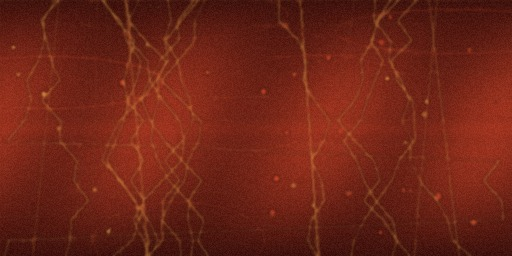
#> input picture MatrixCore Project/The Archivist Dimension/assets/orbs/apocalypse_andrews_project.jpg, 512 x 256 px
$ python build_pass04_cyber_textures.py
#> lines starting #> are read from the running program, lines starting #| are printed output that depends on the picture
#> further down, im is the input picture: PIL image 512x256 RGB; mean R, G, B 110.3, 36.4, 22.4
from __future__ import annotations

import hashlib
import math
from pathlib import Path
from PIL import Image, ImageDraw, ImageEnhance, ImageFilter

ROOT = Path(__file__).resolve().parents[1]
SRC = ROOT / 'assets' / 'orbs'
OUT = ROOT / 'assets' / 'cyber_orbs'
CYBER = ROOT / 'assets' / 'cyber'
OUT.mkdir(parents=True, exist_ok=True)
CYBER.mkdir(parents=True, exist_ok=True)


def seed_for(text: str) -> int:
    return int.from_bytes(hashlib.sha256(text.encode('utf-8')).digest()[:8], 'big')


def circuit_overlay(size: tuple[int,int], seed: int, accent=(90, 220, 240), alpha=180) -> Image.Image:
#> called with size = (512, 256), seed = 504198585319683641, accent = (124, 96, 232), alpha = 190
    w, h = size
    layer = Image.new('RGBA', size, (0,0,0,0))
#> layer: PIL image 512x256 RGBA; every value is 0
    d = ImageDraw.Draw(layer)
    # fine indexing grid
    for x in range(0, w, 32):
        d.line((x, 0, x, h), fill=(accent[0],accent[1],accent[2],28), width=1)
    for y in range(0, h, 24):
        d.line((0, y, w, y), fill=(accent[0],accent[1],accent[2],22), width=1)
    # deterministic stepped circuit traces that wrap cleanly left/right
    for i in range(18):
        y = 10 + ((seed >> (i % 40)) + i * 37) % max(12, h-20)
        x = -16
        pts=[(x,y)]
        for j in range(8):
            x += 24 + ((seed >> ((i+j)%48)) & 31)
            y += (((seed >> ((i*3+j)%52)) & 3)-1) * 12
            y = max(8,min(h-8,y))
            pts.extend([(x,y),(x+10,y)])
            x += 10
        col=(accent[0],accent[1],accent[2], 65 + (i%3)*28)
        d.line(pts, fill=col, width=2 if i%4==0 else 1)
        for px,py in pts[2::5]:
            d.ellipse((px-2,py-2,px+2,py+2), fill=(accent[0],accent[1],accent[2],alpha))
    # orbital scan bands / machine indexing marks
    for y in (int(h*.18), int(h*.50), int(h*.82)):
        d.rectangle((0,y,w,y+2), fill=(accent[0],accent[1],accent[2],70))
        for x in range((seed % 17), w, 48):
            d.rectangle((x,y-3,x+9,y+5), fill=(accent[0],accent[1],accent[2],95))
    return layer


def cyberize(img: Image.Image, key: str) -> Image.Image:
    im=img.convert('RGB').resize((512,256), Image.Resampling.LANCZOS)
    # pull the imagery into darker metallic contrast, preserving world identity
    im=ImageEnhance.Contrast(im).enhance(1.12)
    im=ImageEnhance.Color(im).enhance(0.82)
    base=im.convert('RGBA')
    seed=seed_for(key)
    palette=[(66,214,232),(124,96,232),(232,168,65),(76,224,150)]
    accent=palette[seed % len(palette)]
    overlay=circuit_overlay(base.size,seed,accent,190)
    # slight smoked-glass veil helps the circuit layer read as embedded, not pasted on.
    smoke=Image.new('RGBA',base.size,(4,8,14,42))
    out=Image.alpha_composite(base,smoke)
    out=Image.alpha_composite(out,overlay)
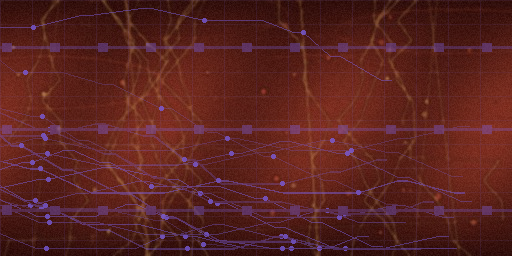
#> out: PIL image 512x256 RGBA; mean R, G, B, A 90.1, 35.4, 32.7, 255
    # narrow emission bloom baked into the authored texture only.
    glow=overlay.filter(ImageFilter.GaussianBlur(4))
    glow.putalpha(glow.getchannel('A').point(lambda a: min(90,a)))
    out=Image.alpha_composite(out,glow)
    return out.convert('RGB')

count=0
for src in sorted(SRC.glob('*.jpg')):
    with Image.open(src) as im:
        cyberize(im,src.stem).save(OUT/src.name,quality=92,optimize=True)
    count += 1

# Mind eye receives stronger concentric machine rings.
eye_src=SRC/'_archivist_mind_eye.png'
if eye_src.is_file():
    with Image.open(eye_src) as im:
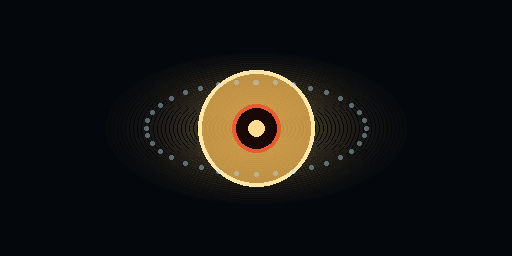
#> input picture MatrixCore Project/The Archivist Dimension/assets/orbs/_archivist_mind_eye.png, 512 x 256 px
#> im is the input picture: PIL image 512x256 RGB; mean R, G, B 22.4, 20.9, 18.9
        base=cyberize(im,'archivist_mind_eye').convert('RGBA')
#> call 2 of cyberize, with key = 'archivist_mind_eye'
#> in cyberize (call 2), `glow=overlay.filter(ImageFilter.GaussianBlur(4))`:
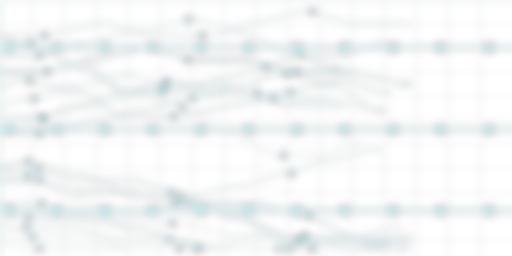
#> glow: PIL image 512x256 RGBA; mean R, G, B, A 11.8, 38.1, 41.3, 12.3; transparent parts drawn white
    d=ImageDraw.Draw(base)
    cx,cy=256,128
    for r,a in ((92,110),(70,135),(48,160),(27,185)):
        d.ellipse((cx-r,cy-r*.52,cx+r,cy+r*.52),outline=(220,177,78,a),width=2)
    for a in range(0,360,30):
        x=cx+math.cos(math.radians(a))*110; y=cy+math.sin(math.radians(a))*56
        d.line((cx,cy,x,y), fill=(89,212,231,65), width=1)
    base.convert('RGB').save(CYBER/'archivist_mind_eye_cyber.jpg',quality=94,optimize=True)
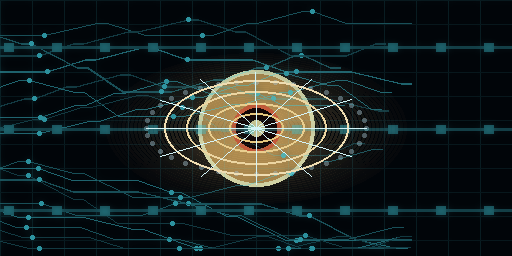
#> base: PIL image 512x256 RGBA; mean R, G, B, A 21.3, 30.5, 29.6, 251.8; transparent parts drawn white

# Repeating shell panel material.
w=h=512
shell=Image.new('RGB',(w,h),(8,12,19)); d=ImageDraw.Draw(shell)
#> after `shell = Image.new('RGB', (w, h), (8, 12, 19))`:
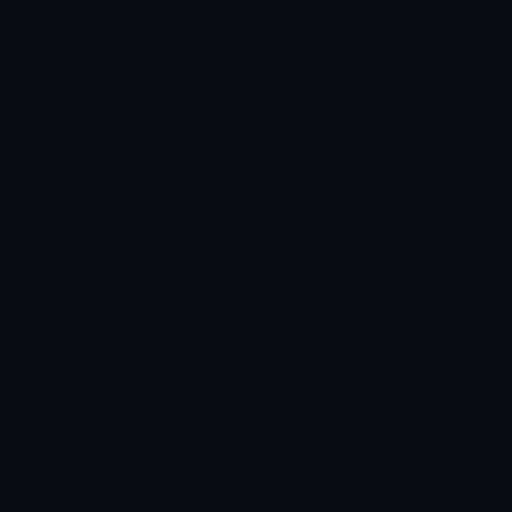
#> shell: PIL image 512x512 RGB; mean R, G, B 8, 12, 19
# subtle brushed panel bands
for y in range(h):
    v=8+int(6*(0.5+0.5*math.sin(y*0.055)))
    d.line((0,y,w,y),fill=(v,v+4,v+9))
# hard panel frames
for x in range(0,w,128): d.line((x,0,x,h),fill=(34,49,62),width=3)
for y in range(0,h,128): d.line((0,y,w,y),fill=(34,49,62),width=3)
# circuit trunks and nodes
for i in range(28):
    seed=seed_for('shell'+str(i))
    y=16+(seed%(h-32)); x=0
    col=(45,126+(i%3)*25,154+(i%4)*18)
    pts=[(x,y)]
    for j in range(7):
        x += 42 + ((seed >> (j*4)) & 31)
        y += (((seed >> (j*5)) & 3)-1)*18; y=max(12,min(h-12,y))
        pts.append((x,y))
    d.line(pts,fill=col,width=2)
    for x0,y0 in pts[1::2]: d.ellipse((x0-3,y0-3,x0+3,y0+3),fill=(93,219,236))
# sparse gold archive bus lines
for y in (64,256,448):
    d.line((0,y,w,y),fill=(124,85,31),width=2)
    for x in range(24,w,96): d.rectangle((x-4,y-4,x+4,y+4),fill=(198,143,55))
shell.save(CYBER/'archive_shell_cyber.jpg',quality=94,optimize=True)
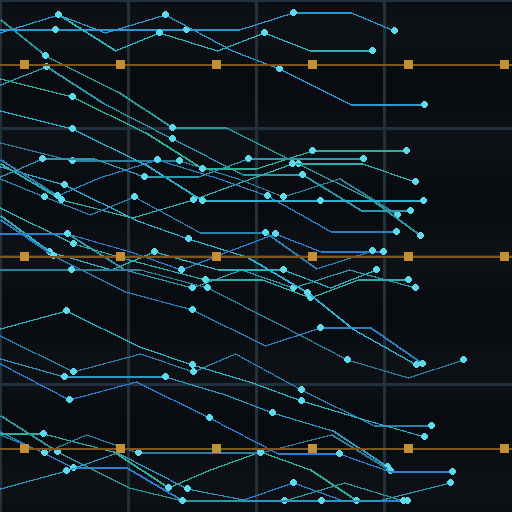
#> saved as archive_shell_cyber.jpg: PIL image 512x512 RGB; mean R, G, B 17, 28.7, 34.6

# Holographic interface grid.
grid=Image.new('RGBA',(512,512),(5,13,20,230)); d=ImageDraw.Draw(grid)
for x in range(0,512,32): d.line((x,0,x,512),fill=(53,166,193,45),width=1)
for y in range(0,512,32): d.line((0,y,512,y),fill=(53,166,193,45),width=1)
for i in range(24):
    x=(i*83)%512; y=(i*131)%512
    d.rectangle((x,y,min(511,x+40+(i%4)*16),min(511,y+3)),fill=(79,213,231,120))
    d.rectangle((x,y,min(511,x+3),min(511,y+28+(i%3)*12)),fill=(79,213,231,90))
grid.save(CYBER/'interface_grid.png')
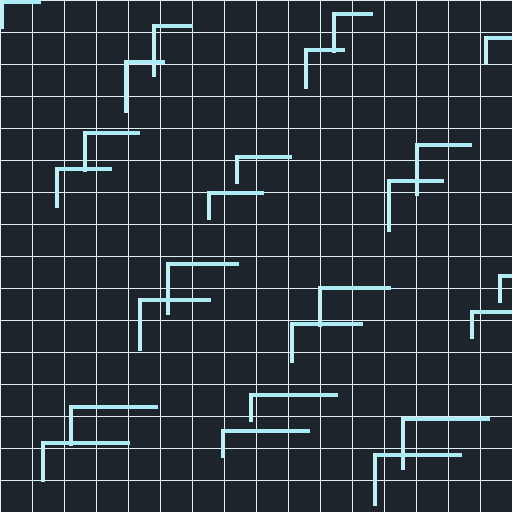
#> saved as interface_grid.png: PIL image 512x512 RGBA; mean R, G, B, A 10.5, 29.1, 37.7, 214.7; transparent parts drawn white

print(f'cyber story textures: {count}')
print(CYBER/'archive_shell_cyber.jpg')
print(CYBER/'archivist_mind_eye_cyber.jpg')
